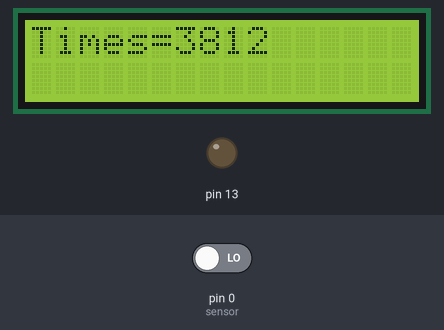
The sketch below on a simulated Arduino Uno, built with avr-gcc and run on an emulated ATmega328P. Shown: 16×2 character LCD, output pins drawn as LEDs (lit = HIGH). Inputs (shaded band) come from the test bench; at power-on: pin 0 (sensor) LOW.

Above: at 4.4 s.
4.5 s: pin 0 (sensor) driven HIGH
At 11.8 s:
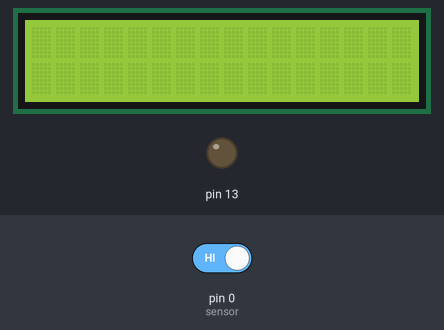
12.3 s: pin 0 (sensor) driven LOW
At 19.3 s:
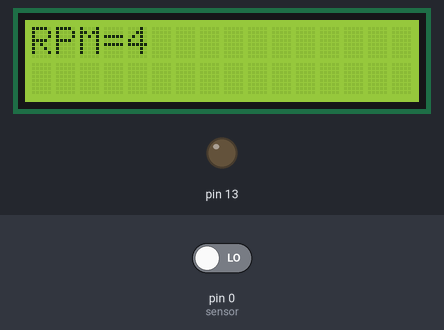
Timing chart, 0 to 20.8 s (numbered marks = the images above; inputs shaded):
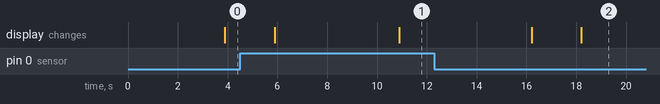

The sketch:

tachometer.ino
```cpp
#include <LiquidCrystal.h>
LiquidCrystal lcd(11,10,15,16,17,18);

#define sensor 0


int countrpm()
{
    int i,j;
    unsigned int count=0;
    for(i=0;i<1000;i++)
    {
      for(j=0;j<1000;j++)
      {
       if(digitalRead(sensor))
       {
         count++;
         delay(100);
       }
    }
  }
    return count;
}

void setup()
{
  pinMode(sensor, INPUT);
  pinMode(13, OUTPUT);
  lcd.begin(16, 2);
  lcd.print("Tachometer");
}

void loop()
{
     unsigned int counts=0,RPM=0;
     lcd.clear();
     int oldtime = millis();
     counts=countrpm();
     int newtime = millis();
     int times = newtime - oldtime;
     lcd.clear();
     lcd.print("Times=");
     lcd.print(times);
     RPM=(counts*6000)/times;
     delay(2000);
     lcd.clear();
     lcd.print("RPM=");
     lcd.print(RPM);
     delay(5000);
}
```

Measured:
- after the input at 12.3 s, the display: first changes after 3.9 s (image 2 shows a later state)
